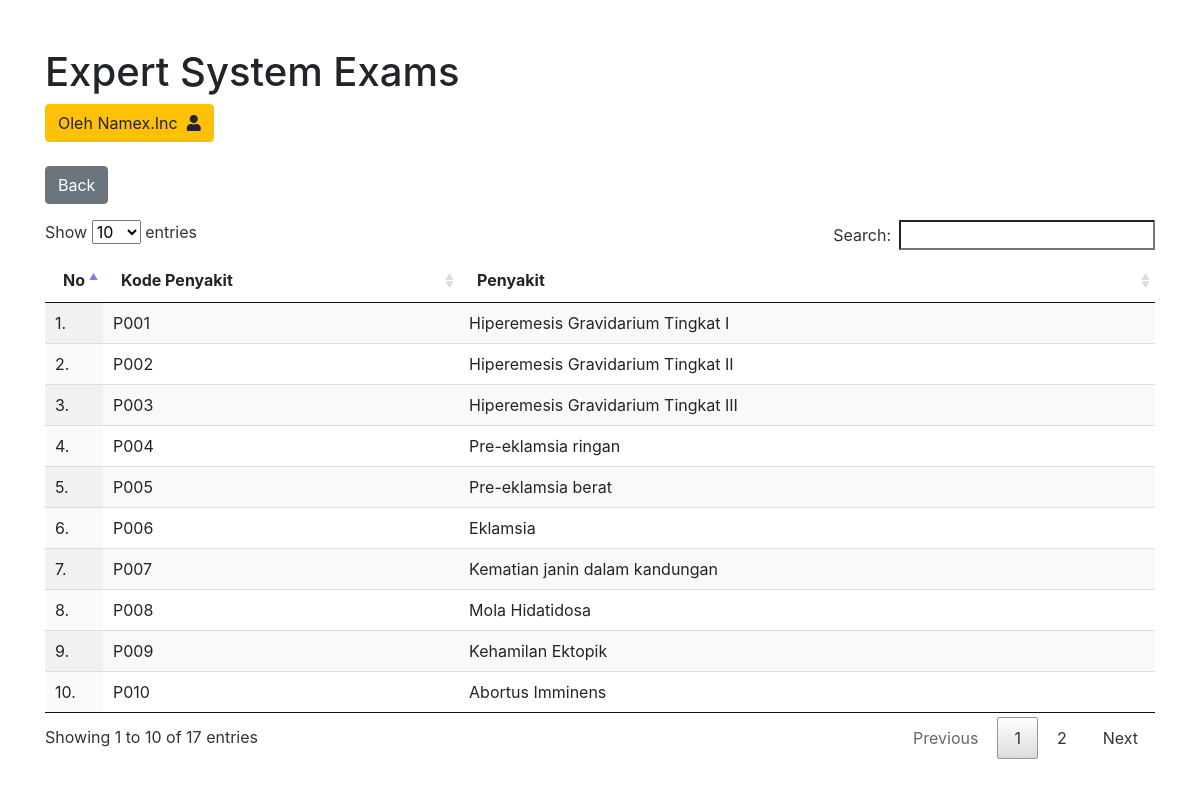
/index.php/penyakit, run on the app's committed database.
### tables this page shows
CREATE TABLE `penyakit` (
  `Kode_Penyakit` varchar(50) NOT NULL,
  `Nama_Penyakit` varchar(50) NOT NULL
);

### application/controllers/Penyakit.php (called while the page is built, shortened)
<?php
class Penyakit extends CI_Controller {
	public function index()
	{
		$data['penyakit'] = $this->db->get('penyakit')->result_array();
		$this->load->view('header');
		$this->load->view('sistem-pakar/penyakit', $data);
		$this->load->view('footer');
	}
}

### index.php (called while the page is built, shortened)
<?php
require_once BASEPATH.'core/CodeIgniter.php';

### application/views/sistem-pakar/penyakit.php (the view)
<a class="btn btn-secondary" href="<?= base_url('') ?>">Back</a>
<div class="mt-3 mb-5 bg-blue">
<table id="table_id" class="display ">
    <thead>
        <tr>
            <th scope="row" width="2">No</th>
            <th scope="row">Kode Penyakit</th>
            <th scope="row">Penyakit</th>
        </tr>
    </thead>
    <tbody>
        <?php $i=1; foreach ($penyakit as $value) : ?>
        <tr>
            <td><?= $i ?>.</td>
            <td><?= $value['Kode_Penyakit'] ?></td>
            <td><?= $value['Nama_Penyakit'] ?></td>
        </tr>
       <?php $i++; endforeach; ?>
    </tbody>
</table>
</div>

### data on the page
penyakit: Kode_Penyakit "P001", Nama_Penyakit "Hiperemesis Gravidarium Tingkat I"
penyakit: Kode_Penyakit "P002", Nama_Penyakit "Hiperemesis Gravidarium Tingkat II"
penyakit: Kode_Penyakit "P003", Nama_Penyakit "Hiperemesis Gravidarium Tingkat III"
penyakit: Kode_Penyakit "P004", Nama_Penyakit "Pre-eklamsia ringan"
penyakit: Kode_Penyakit "P005", Nama_Penyakit "Pre-eklamsia berat"
penyakit: Kode_Penyakit "P006", Nama_Penyakit "Eklamsia"
penyakit: Kode_Penyakit "P007", Nama_Penyakit "Kematian janin dalam kandungan"
penyakit: Kode_Penyakit "P008", Nama_Penyakit "Mola Hidatidosa"
penyakit: Kode_Penyakit "P009", Nama_Penyakit "Kehamilan Ektopik"
penyakit: Kode_Penyakit "P010", Nama_Penyakit "Abortus Imminens"
